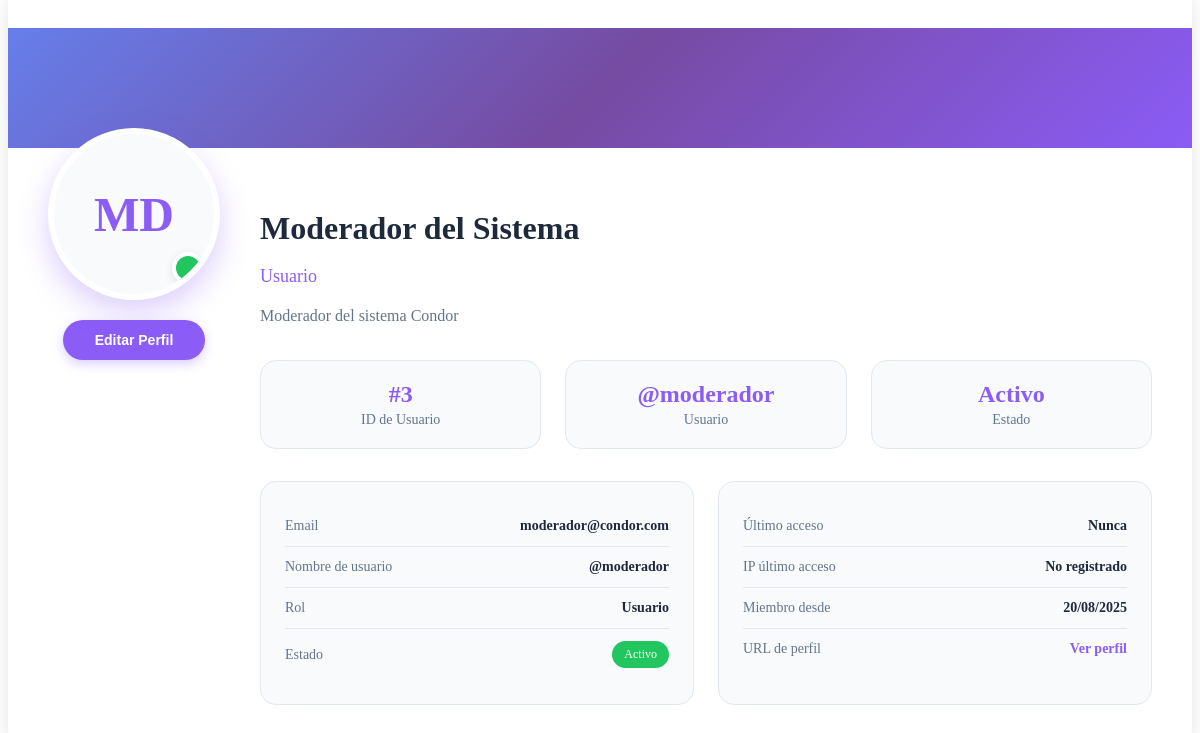
Screenshot of /condor/perfil-content.php?user_id=3 with the database file from the repository.
### tables this page shows
CREATE TABLE `usuarios` (
  `id` int(11) NOT NULL COMMENT 'ID único del usuario',
  `us_nombre` varchar(100) NOT NULL COMMENT 'Nombre del usuario',
  `us_apellido` varchar(100) NOT NULL COMMENT 'Apellido del usuario',
  `us_username` varchar(50) NOT NULL COMMENT 'Nombre de usuario único',
  `us_password` varchar(255) NOT NULL COMMENT 'Contraseña hasheada',
  `us_email` varchar(100) NOT NULL COMMENT 'Email del usuario',
  `us_bio` text DEFAULT NULL COMMENT 'Biografía del usuario',
  `us_foto_perfil` varchar(255) DEFAULT NULL COMMENT 'URL de la foto de perfil',
  `us_fecha_nacimiento` date DEFAULT NULL COMMENT 'Fecha de nacimiento del usuario',
  `us_rol` enum('administrador','usuario') NOT NULL DEFAULT 'usuario' COMMENT 'Rol del usuario en el sistema',
  `us_fecha_registro` timestamp NULL DEFAULT current_timestamp() COMMENT 'Fecha de registro del usuario',
  `us_fecha_ultimo_acceso` timestamp NULL DEFAULT NULL COMMENT 'Timestamp del último acceso',
  `us_fecha_suspension` timestamp NULL DEFAULT NULL COMMENT 'Fecha de suspensión del usuario',
  `us_ultimo_ip` varchar(45) DEFAULT NULL COMMENT 'Última dirección IP del usuario',
  `us_url_perfil` varchar(255) DEFAULT NULL COMMENT 'URL personalizada del perfil',
  `us_visibilidad_perfil` enum('publico','privado','solo_seguidores') NOT NULL DEFAULT 'publico' COMMENT 'Visibilidad del perfil',
  `us_seguidores_count` int(11) DEFAULT 0 COMMENT 'Número de seguidores',
  `us_publicaciones_count` int(11) DEFAULT 0 COMMENT 'Número de publicaciones',
  `us_activo` tinyint(1) NOT NULL DEFAULT 1 COMMENT 'Estado activo/inactivo del usuario',
  `token_recuperacion` varchar(255) DEFAULT NULL COMMENT 'Token para recuperación de contraseña',
  `token_expiracion` timestamp NULL DEFAULT NULL COMMENT 'Expiración del token de recuperación',
  `fecha_actualizacion` timestamp NULL DEFAULT current_timestamp() ON UPDATE current_timestamp() COMMENT 'Fecha de última actualización'
);

### condor/perfil-content.php (the view, shortened to what this page needs)
<?php
$userId = $_POST['user_id'] ?? $_GET['user_id'] ?? $_SESSION['user_id'] ?? null;
try {
    $database = Database::getInstance();
    $pdo = $database->getConnection();
    $stmt = $pdo->prepare("
        SELECT id, us_username, us_email, us_rol, us_nombre, us_apellido,
               us_bio, us_foto_perfil, us_url_perfil, us_puesto, us_fecha_ultimo_acceso,
               us_ultimo_ip, us_activo, us_fecha_registro, fecha_actualizacion
        FROM usuarios
        WHERE id = :id
    ");
    $stmt->execute(['id' => $userId]);
    $userData = $stmt->fetch();
} catch (Exception $e) {
    echo '<div class="alert alert-danger">Error al cargar los datos del usuario.</div>';
    exit;
}
?>
<link rel="stylesheet" href="../css/estilos_perfil.css">
<link rel="stylesheet" href="../css/variables.css">
<div class="profile-container">
    <div class="profile-header" style="text-align: center; color: white; font-size: 40px; font-weight: bold; margin: 0 auto;">
        <div class="row ">
            <div class="col-md-12 d-flex justify-content-center align-items-center" style="min-height: 120px; ">
            </div>
        </div>
    </div>
    <div class="profile-content">
        <div class="profile-image-section">
            <div class="profile-image">
                <?php if ($userData && $userData['us_foto_perfil']): ?>
                    <img src="<?php echo '../' . htmlspecialchars($userData['us_foto_perfil']); ?>"
                         alt="Foto de perfil"
                         style="width: 100%; height: 100%; object-fit: cover; border-radius: 50%;"
                         onerror="this.style.display='none'; this.nextElementSibling.style.display='flex';">
                    <div style="display: none;">
                        <?php echo strtoupper(substr($userData['us_nombre'] ?? '', 0, 1) . substr($userData['us_apellido'] ?? '', 0, 1)); ?>
                    </div>
                <?php else: ?>
                    <?php echo strtoupper(substr($userData['us_nombre'] ?? '', 0, 1) . substr($userData['us_apellido'] ?? '', 0, 1)); ?>
                <?php endif; ?>
                <div class="status-indicator <?php echo ($userData['us_activo'] ?? false) ? 'active' : 'inactive'; ?>"></div>
            </div>
            <button class="edit-btn" id="btnEditarPerfil">Editar Perfil</button>
        </div>
        <div class="profile-info">
            <h1 class="profile-name"><?php echo htmlspecialchars(($userData['us_nombre'] ?? '') . ' ' . ($userData['us_apellido'] ?? '')); ?></h1>
            <p class="profile-title"><?php echo ucfirst(htmlspecialchars($userData['us_rol'] ?? '')); ?></p>
            <p class="profile-bio">
                <?php echo ($userData['us_bio'] ?? '') ? htmlspecialchars($userData['us_bio']) : 'No hay biografía disponible.'; ?>
            </p>
            <div class="profile-stats">
                <div class="stat-item">
                    <div class="stat-number">#<?php echo $userData['id'] ?? 'N/A'; ?></div>
                    <div class="stat-label">ID de Usuario</div>
                </div>
                <div class="stat-item">
                    <div class="stat-number">@<?php echo htmlspecialchars($userData['us_username'] ?? ''); ?></div>
                    <div class="stat-label">Usuario</div>
                </div>
                <div class="stat-item">
                    <div class="stat-number"><?php echo ($userData['us_activo'] ?? false) ? 'Activo' : 'Inactivo'; ?></div>
                    <div class="stat-label">Estado</div>
                </div>
            </div>
            <div class="profile-details">
                <div class="detail-group">
                    <div class="detail-item">
                        <span class="detail-label">Email</span>
                        <span class="detail-value"><?php echo htmlspecialchars($userData['us_email'] ?? ''); ?></span>
                    </div>
                    <div class="detail-item">
                        <span class="detail-label">Nombre de usuario</span>
                        <span class="detail-value">@<?php echo htmlspecialchars($userData['us_username'] ?? ''); ?></span>
                    </div>
                    <div class="detail-item">
                        <span class="detail-label">Rol</span>
                        <span class="detail-value"><?php echo ucfirst(htmlspecialchars($userData['us_rol'] ?? '')); ?></span>
                    </div>
                    <div class="detail-item">
                        <span class="detail-label">Estado</span>
                        <span class="badge <?php echo ($userData['us_activo'] ?? false) ? 'active' : 'inactive'; ?>">
                            <?php echo ($userData['us_activo'] ?? false) ? 'Activo' : 'Inactivo'; ?>
                        </span>
                    </div>
                </div>
                <div class="detail-group">
                    <div class="detail-item">
                        <span class="detail-label">Último acceso</span>
                        <span class="detail-value">
                            <?php echo ($userData['us_fecha_ultimo_acceso'] ?? '') ? date('d/m/Y H:i', strtotime($userData['us_fecha_ultimo_acceso'])) : 'Nunca'; ?>
                        </span>
                    </div>
                    <div class="detail-item">
                        <span class="detail-label">IP último acceso</span>
                        <span class="detail-value"><?php echo $userData['us_ultimo_ip'] ?: 'No registrado'; ?></span>
                    </div>
                    <div class="detail-item">
                        <span class="detail-label">Miembro desde</span>
                        <span class="detail-value"><?php echo ($userData['us_fecha_registro'] ?? '') ? date('d/m/Y', strtotime($userData['us_fecha_registro'])) : 'N/A'; ?></span>
                    </div>
                    <?php if ($userData['us_url_perfil'] ?? ''): ?>
                    <div class="detail-item">
                        <span class="detail-label">URL de perfil</span>
                        <span class="detail-value">
                            <a href="<?php echo htmlspecialchars($userData['us_url_perfil']); ?>"
                               target="_blank" style="color: #8b5cf6; text-decoration: none;">
                                Ver perfil
                            </a>
                        </span>
                    </div>
                    <?php endif; ?>
                </div>
            </div>
        </div>
    </div>
</div>

### condor/css/estilos_perfil.css (style rules this page uses)
.profile-container { background: #ffffff; border-radius: 16px; box-shadow: 0 4px 20px rgba(0, 0, 0, 0.1); overflow: hidden; margin: -20px 0; }
.profile-header { background: var(--gradiente-violeta); height: 120px; position: relative; }
.profile-content { display: flex; padding: 40px; gap: 40px; position: relative; margin-top: -60px; }
.profile-image-section { flex-shrink: 0; display: flex; flex-direction: column; align-items: center; z-index: 2; }
.profile-image { width: 160px; height: 160px; border-radius: 50%; border: 6px solid #ffffff; box-shadow: 0 12px 30px rgba(139, 92, 246, 0.3); object-fit: cover; background: #f8fafc; display: flex; align-items: center; justify-content: center; font-size: 48px; color: #8b5cf6; font-weight: 600; position: relative; overflow: hidden; transition: transform 0.3s ease; }
.status-indicator { position: absolute; bottom: 10px; right: 10px; width: 24px; height: 24px; background: #22c55e; border: 4px solid #ffffff; border-radius: 50%; box-shadow: 0 2px 8px rgba(0, 0, 0, 0.1); }
.edit-btn { margin-top: 20px; padding: 0.75rem 2rem; background: #8b5cf6; color: #ffffff; border: none; border-radius:25px; font-size: 14px; font-weight: 600; cursor: pointer; transition: all 0.3s ease; box-shadow: 0 4px 12px rgba(139, 92, 246, 0.3); }
.profile-info { flex: 1; padding-top: 60px; }
.profile-name { font-size: 32px; font-weight: 700; color: #1e293b; margin-bottom: 8px; line-height: 1.2; }
.profile-title { font-size: 18px; color: #8b5cf6; font-weight: 500; margin-bottom: 16px; }
.profile-bio { font-size: 16px; color: #64748b; line-height: 1.6; margin-bottom: 32px; }
.profile-stats { display: grid; grid-template-columns: repeat(auto-fit, minmax(140px, 1fr)); gap: 24px; margin-bottom: 32px; }
.stat-item { text-align: center; padding: 20px; background: #f8fafc; border-radius: 16px; border: 1px solid #e2e8f0; transition: all 0.3s ease; }
.stat-number { font-size: 24px; font-weight: 700; color: #8b5cf6; margin-bottom: 4px; }
.stat-label { font-size: 14px; color: #64748b; font-weight: 500; }
.profile-details { display: grid; grid-template-columns: repeat(auto-fit, minmax(250px, 1fr)); gap: 24px; }
.detail-group { background: #f8fafc; padding: 24px; border-radius: 16px; border: 1px solid #e2e8f0; }
.detail-item { display: flex; justify-content: space-between; align-items: center; padding: 12px 0; border-bottom: 1px solid #e2e8f0; }
.detail-item:last-child { border-bottom: none; }
.detail-label { font-size: 14px; color: #64748b; font-weight: 500; }
.detail-value { font-size: 14px; color: #1e293b; font-weight: 600; }
.badge { display: inline-block; padding: 6px 12px; border-radius: 20px; font-size: 12px; font-weight: 500; }
.badge.active { background: #22c55e; color: #ffffff; }
.status-indicator.active { background: #22c55e; }

### rows the page displays
usuarios: us_nombre+us_apellido "MD", us_nombre+us_apellido "Moderador del Sistema", us_rol "Usuario", us_bio "Moderador del sistema Condor", id "3", us_username "moderador", us_email "moderador@condor.com", us_ultimo_ip "No registrado", us_fecha_registro "20/08/2025"
